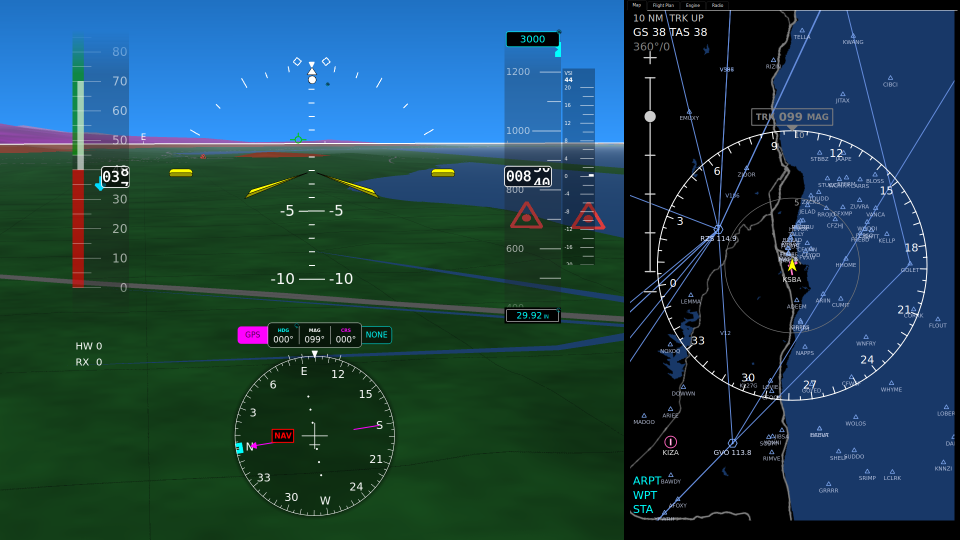
#> input picture doc/evidence/aer-6351-mavlink-alt/beelink/dev/png/cruise-29.92.png, 1920 x 1080 px (shown at 1/2 size); its folder holds 3 pictures in this run
$ python make_strip.py
#> lines starting #> are read from the running program, lines starting #| are printed output that depends on the picture
"""The altimeter tape from each Beelink cruise frame: dev on top, the branch
below, BARO 29.92 / 30.92 / 28.92 left to right. 1:1 crops of the 1920x1080
x11grab frames, so the digits are the glass's own.

usage: python3 make_strip.py   (from this directory; needs Pillow)
"""
from PIL import Image, ImageDraw

BOX = (995, 40, 1170, 660)          # the tape and its Kollsman box
SETTINGS = ("29.92", "30.92", "28.92")
ROWS = (("dev", "dev cf26588: ALT is GPS height"),
        ("fix", "branch: ALT from pressure and BARO"))
W, H = BOX[2] - BOX[0], BOX[3] - BOX[1]
LABEL = 22
out = Image.new("RGB", (W * 3, (H + LABEL) * 2), "black")
#> out: PIL image 525x1284 RGB; every value is 0
d = ImageDraw.Draw(out)
for r, (side, title) in enumerate(ROWS):
    y = r * (H + LABEL)
    d.text((4, y + 5), title, fill="white")
    for c, b in enumerate(SETTINGS):
        im = Image.open("beelink/%s/png/cruise-%s.png" % (side, b)).crop(BOX)
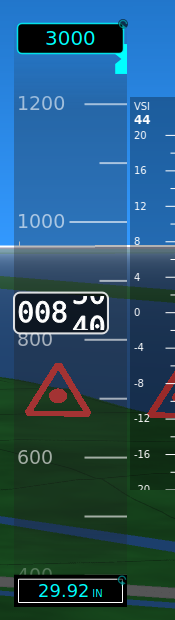
#> im: PIL image 175x620 RGB; mean R, G, B 39.4, 82.7, 106.4
        out.paste(im, (c * W, y + LABEL))
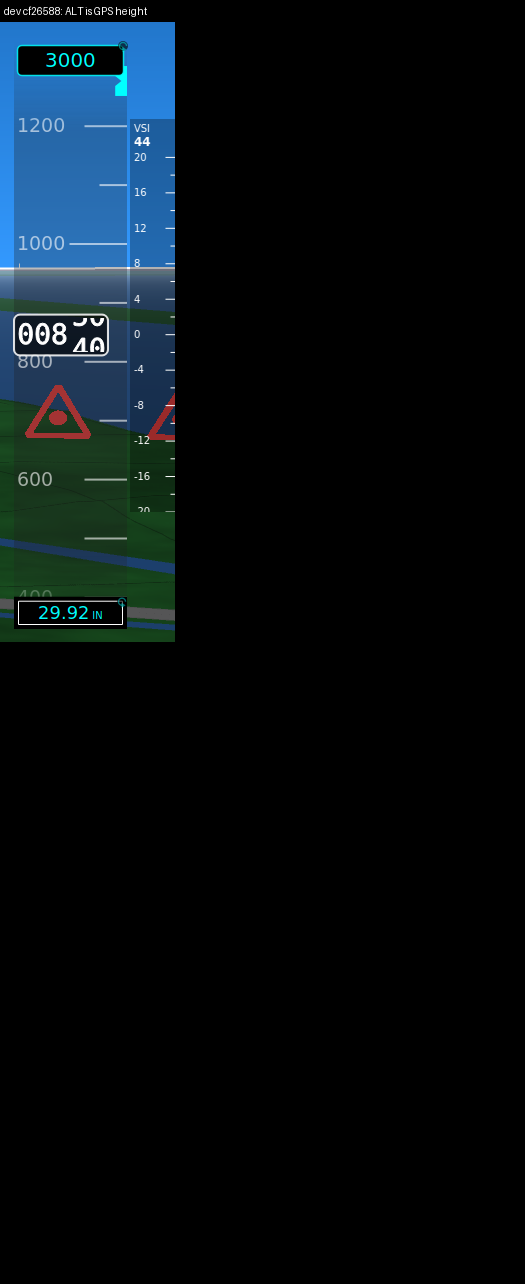
#> out: PIL image 525x1284 RGB; mean R, G, B 6.5, 13.4, 17.2
out.save("tape_strip.png")
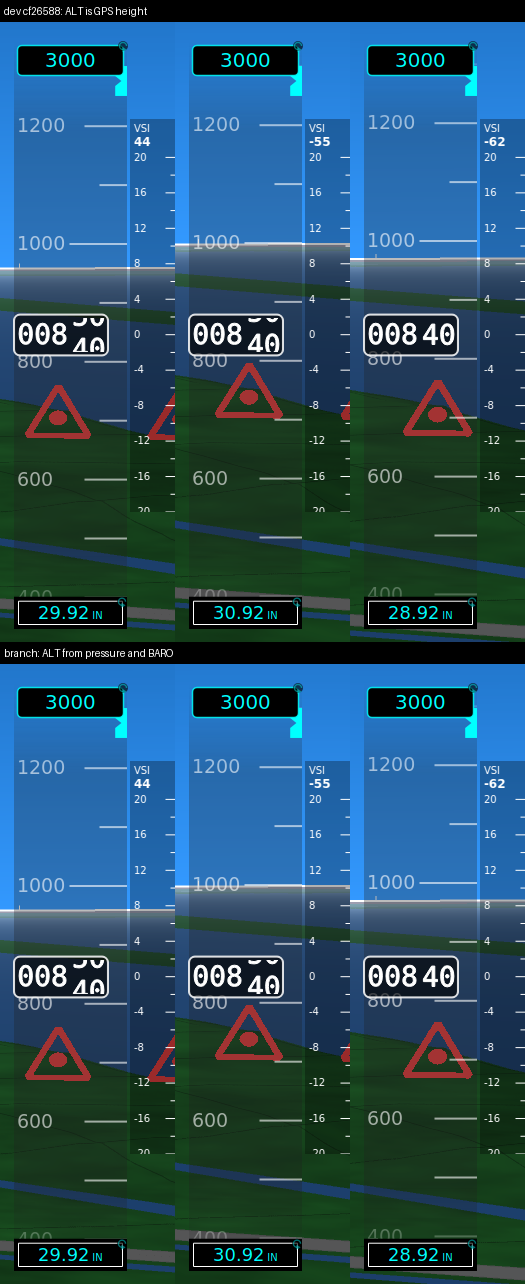
#> saved as tape_strip.png: PIL image 525x1284 RGB; mean R, G, B 38.1, 79.6, 101
